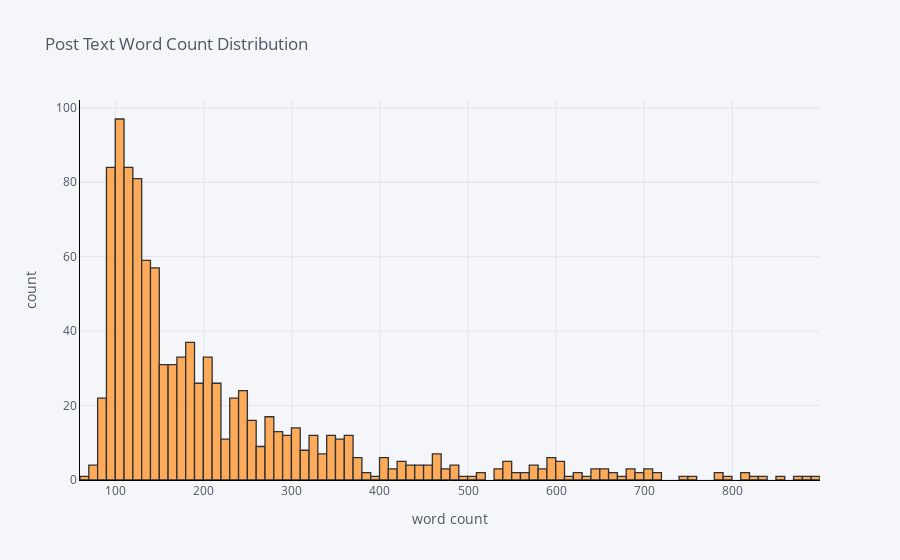

Source (notebook cell):
### Code cell
df_ed['word_count'].iplot(
    kind='hist',
    bins=100,
    xTitle='word count',
    linecolor='black',
    yTitle='count',
    title='Post Text Word Count Distribution')

### Figure 1 — Plotly figure (JSON) as saved in the notebook; plotly's stock layout.template omitted (floating-point values rounded to 4 significant figures; data arrays with more than 128 entries replaced by an {"elided": "..."} marker saying what was removed)
{"data": [{"histfunc": "count", "histnorm": "", "marker": {"color": "rgba(255, 153, 51, 1.0)", "line": {"color": "#000000", "width": 1.3}}, "name": "word_count", "nbinsx": 100, "opacity": 0.8, "orientation": "v", "type": "histogram", "x": {"elided": "1025 int values"}}], "layout": {"barmode": "overlay", "legend": {"bgcolor": "#F5F6F9", "font": {"color": "#4D5663"}}, "paper_bgcolor": "#F5F6F9", "plot_bgcolor": "#F5F6F9", "title": {"font": {"color": "#4D5663"}, "text": "Post Text Word Count Distribution"}, "xaxis": {"gridcolor": "#E1E5ED", "linecolor": "black", "showgrid": true, "tickfont": {"color": "#4D5663"}, "title": {"font": {"color": "#4D5663"}, "text": "word count"}, "zerolinecolor": "#E1E5ED"}, "yaxis": {"gridcolor": "#E1E5ED", "linecolor": "black", "showgrid": true, "tickfont": {"color": "#4D5663"}, "title": {"font": {"color": "#4D5663"}, "text": "count"}, "zerolinecolor": "#E1E5ED"}}}
